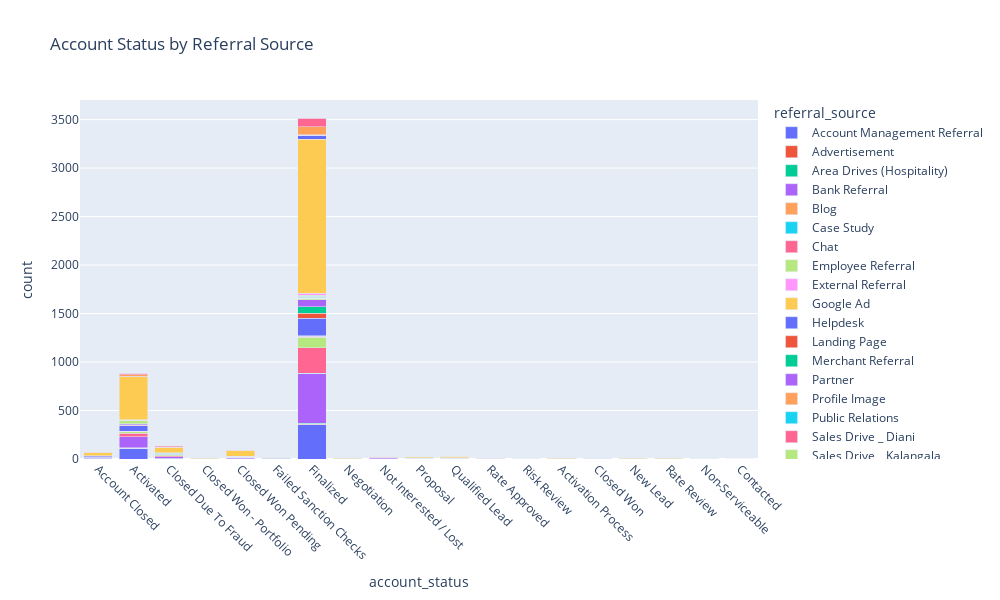

Notebook cell for this chart:
### Markdown cell above
# 7. Account Status by Referral Source

### Code cell
status_sector = df_clean.groupby(['referral_source', 'account_status']).size().reset_index(name='count')
fig=px.bar(status_sector, x='account_status', y='count', color='referral_source',
       barmode='stack', title="Account Status by Referral Source")

fig.update_layout(
    autosize=False,
    width=1000,   
    height=600,   
)
#fig.show()
fig.update_xaxes(tickangle=45)

### Figure 1 — Plotly figure (JSON) as saved in the notebook; plotly's stock layout.template omitted (floating-point values rounded to 4 significant figures)
{"data": [{"hovertemplate": "referral_source=Account Management Referral<br>account_status=%{x}<br>count=%{y}<extra></extra>", "legendgroup": "Account Management Referral", "marker": {"color": "#636efa", "pattern": {"shape": ""}}, "name": "Account Management Referral", "orientation": "v", "showlegend": true, "textposition": "auto", "type": "bar", "x": ["Account Closed", "Activated", "Closed Due To Fraud", "Closed Won - Portfolio", "Closed Won Pending", "Failed Sanction Checks", "Finalized", "Negotiation", "Not Interested / Lost", "Proposal", "Qualified Lead", "Rate Approved", "Risk Review"], "xaxis": "x", "y": [8, 111, 8, 2, 4, 1, 351, 1, 2, 4, 3, 3, 2], "yaxis": "y"}, {"hovertemplate": "referral_source=Advertisement<br>account_status=%{x}<br>count=%{y}<extra></extra>", "legendgroup": "Advertisement", "marker": {"color": "#EF553B", "pattern": {"shape": ""}}, "name": "Advertisement", "orientation": "v", "showlegend": true, "textposition": "auto", "type": "bar", "x": ["Activated", "Closed Won - Portfolio", "Finalized", "Proposal", "Qualified Lead"], "xaxis": "x", "y": [1, 1, 7, 1, 1], "yaxis": "y"}, {"hovertemplate": "referral_source=Area Drives (Hospitality)<br>account_status=%{x}<br>count=%{y}<extra></extra>", "legendgroup": "Area Drives (Hospitality)", "marker": {"color": "#00cc96", "pattern": {"shape": ""}}, "name": "Area Drives (Hospitality)", "orientation": "v", "showlegend": true, "textposition": "auto", "type": "bar", "x": ["Activated", "Finalized"], "xaxis": "x", "y": [2, 10], "yaxis": "y"}, {"hovertemplate": "referral_source=Bank Referral<br>account_status=%{x}<br>count=%{y}<extra></extra>", "legendgroup": "Bank Referral", "marker": {"color": "#ab63fa", "pattern": {"shape": ""}}, "name": "Bank Referral", "orientation": "v", "showlegend": true, "textposition": "auto", "type": "bar", "x": ["Account Closed", "Activated", "Activation Process", "Closed Due To Fraud", "Closed Won", "Closed Won Pending", "Failed Sanction Checks", "Finalized", "New Lead", "Not Interested / Lost", "Proposal", "Qualified Lead", "Rate Approved", "Rate Review"], "xaxis": "x", "y": [10, 115, 1, 14, 2, 7, 2, 509, 1, 10, 3, 5, 1, 3], "yaxis": "y"}, {"hovertemplate": "referral_source=Blog<br>account_status=%{x}<br>count=%{y}<extra></extra>", "legendgroup": "Blog", "marker": {"color": "#FFA15A", "pattern": {"shape": ""}}, "name": "Blog", "orientation": "v", "showlegend": true, "textposition": "auto", "type": "bar", "x": ["Activated", "Finalized"], "xaxis": "x", "y": [2, 4], "yaxis": "y"}, {"hovertemplate": "referral_source=Case Study<br>account_status=%{x}<br>count=%{y}<extra></extra>", "legendgroup": "Case Study", "marker": {"color": "#19d3f3", "pattern": {"shape": ""}}, "name": "Case Study", "orientation": "v", "showlegend": true, "textposition": "auto", "type": "bar", "x": ["Activated", "Finalized"], "xaxis": "x", "y": [1, 2], "yaxis": "y"}, {"hovertemplate": "referral_source=Chat<br>account_status=%{x}<br>count=%{y}<extra></extra>", "legendgroup": "Chat", "marker": {"color": "#FF6692", "pattern": {"shape": ""}}, "name": "Chat", "orientation": "v", "showlegend": true, "textposition": "auto", "type": "bar", "x": ["Account Closed", "Activated", "Closed Due To Fraud", "Closed Won", "Closed Won Pending", "Finalized", "New Lead", "Not Interested / Lost", "Proposal", "Qualified Lead", "Rate Approved"], "xaxis": "x", "y": [5, 36, 12, 2, 5, 263, 1, 7, 1, 1, 2], "yaxis": "y"}, {"hovertemplate": "referral_source=Employee Referral<br>account_status=%{x}<br>count=%{y}<extra></extra>", "legendgroup": "Employee Referral", "marker": {"color": "#B6E880", "pattern": {"shape": ""}}, "name": "Employee Referral", "orientation": "v", "showlegend": true, "textposition": "auto", "type": "bar", "x": ["Account Closed", "Activated", "Activation Process", "Closed Due To Fraud", "Closed Won Pending", "Failed Sanction Checks", "Finalized", "Not Interested / Lost", "Proposal"], "xaxis": "x", "y": [1, 16, 1, 8, 2, 1, 110, 2, 1], "yaxis": "y"}, {"hovertemplate": "referral_source=External Referral<br>account_status=%{x}<br>count=%{y}<extra></extra>", "legendgroup": "External Referral", "marker": {"color": "#FF97FF", "pattern": {"shape": ""}}, "name": "External Referral", "orientation": "v", "showlegend": true, "textposition": "auto", "type": "bar", "x": ["Activated", "Closed Due To Fraud", "Finalized"], "xaxis": "x", "y": [2, 1, 12], "yaxis": "y"}, {"hovertemplate": "referral_source=Google Ad<br>account_status=%{x}<br>count=%{y}<extra></extra>", "legendgroup": "Google Ad", "marker": {"color": "#FECB52", "pattern": {"shape": ""}}, "name": "Google Ad", "orientation": "v", "showlegend": true, "textposition": "auto", "type": "bar", "x": ["Activated", "Finalized"], "xaxis": "x", "y": [1, 2], "yaxis": "y"}, {"hovertemplate": "referral_source=Helpdesk<br>account_status=%{x}<br>count=%{y}<extra></extra>", "legendgroup": "Helpdesk", "marker": {"color": "#636efa", "pattern": {"shape": ""}}, "name": "Helpdesk", "orientation": "v", "showlegend": true, "textposition": "auto", "type": "bar", "x": ["Account Closed", "Activated", "Closed Due To Fraud", "Closed Won", "Closed Won Pending", "Failed Sanction Checks", "Finalized", "Proposal"], "xaxis": "x", "y": [8, 55, 8, 2, 6, 3, 179, 1], "yaxis": "y"}, {"hovertemplate": "referral_source=Landing Page<br>account_status=%{x}<br>count=%{y}<extra></extra>", "legendgroup": "Landing Page", "marker": {"color": "#EF553B", "pattern": {"shape": ""}}, "name": "Landing Page", "orientation": "v", "showlegend": true, "textposition": "auto", "type": "bar", "x": ["Activated", "Closed Due To Fraud", "Closed Won Pending", "Finalized", "Not Interested / Lost"], "xaxis": "x", "y": [6, 2, 1, 54, 2], "yaxis": "y"}, {"hovertemplate": "referral_source=Merchant Referral<br>account_status=%{x}<br>count=%{y}<extra></extra>", "legendgroup": "Merchant Referral", "marker": {"color": "#00cc96", "pattern": {"shape": ""}}, "name": "Merchant Referral", "orientation": "v", "showlegend": true, "textposition": "auto", "type": "bar", "x": ["Account Closed", "Activated", "Closed Due To Fraud", "Closed Won", "Closed Won Pending", "Failed Sanction Checks", "Finalized", "Qualified Lead", "Rate Review"], "xaxis": "x", "y": [1, 6, 6, 1, 1, 5, 65, 1, 1], "yaxis": "y"}, {"hovertemplate": "referral_source=Partner<br>account_status=%{x}<br>count=%{y}<extra></extra>", "legendgroup": "Partner", "marker": {"color": "#ab63fa", "pattern": {"shape": ""}}, "name": "Partner", "orientation": "v", "showlegend": true, "textposition": "auto", "type": "bar", "x": ["Account Closed", "Activated", "Closed Due To Fraud", "Finalized"], "xaxis": "x", "y": [1, 11, 3, 73], "yaxis": "y"}, {"hovertemplate": "referral_source=Profile Image<br>account_status=%{x}<br>count=%{y}<extra></extra>", "legendgroup": "Profile Image", "marker": {"color": "#FFA15A", "pattern": {"shape": ""}}, "name": "Profile Image", "orientation": "v", "showlegend": true, "textposition": "auto", "type": "bar", "x": ["Activated"], "xaxis": "x", "y": [1], "yaxis": "y"}, {"hovertemplate": "referral_source=Public Relations<br>account_status=%{x}<br>count=%{y}<extra></extra>", "legendgroup": "Public Relations", "marker": {"color": "#19d3f3", "pattern": {"shape": ""}}, "name": "Public Relations", "orientation": "v", "showlegend": true, "textposition": "auto", "type": "bar", "x": ["Closed Due To Fraud", "Finalized"], "xaxis": "x", "y": [1, 2], "yaxis": "y"}, {"hovertemplate": "referral_source=Sales Drive _ Diani<br>account_status=%{x}<br>count=%{y}<extra></extra>", "legendgroup": "Sales Drive _ Diani", "marker": {"color": "#FF6692", "pattern": {"shape": ""}}, "name": "Sales Drive _ Diani", "orientation": "v", "showlegend": true, "textposition": "auto", "type": "bar", "x": ["Finalized"], "xaxis": "x", "y": [1], "yaxis": "y"}, {"hovertemplate": "referral_source=Sales Drive _ Kalangala<br>account_status=%{x}<br>count=%{y}<extra></extra>", "legendgroup": "Sales Drive _ Kalangala", "marker": {"color": "#B6E880", "pattern": {"shape": ""}}, "name": "Sales Drive _ Kalangala", "orientation": "v", "showlegend": true, "textposition": "auto", "type": "bar", "x": ["Activated", "Closed Due To Fraud", "Closed Won", "Closed Won Pending", "Finalized"], "xaxis": "x", "y": [27, 1, 1, 1, 12], "yaxis": "y"}, {"hovertemplate": "referral_source=Sales Drive _ Lamu<br>account_status=%{x}<br>count=%{y}<extra></extra>", "legendgroup": "Sales Drive _ Lamu", "marker": {"color": "#FF97FF", "pattern": {"shape": ""}}, "name": "Sales Drive _ Lamu", "orientation": "v", "showlegend": true, "textposition": "auto", "type": "bar", "x": ["Activated", "Finalized"], "xaxis": "x", "y": [4, 2], "yaxis": "y"}, {"hovertemplate": "referral_source=Sales Drive _ Mbale<br>account_status=%{x}<br>count=%{y}<extra></extra>", "legendgroup": "Sales Drive _ Mbale", "marker": {"color": "#FECB52", "pattern": {"shape": ""}}, "name": "Sales Drive _ Mbale", "orientation": "v", "showlegend": true, "textposition": "auto", "type": "bar", "x": ["Finalized"], "xaxis": "x", "y": [1], "yaxis": "y"}, {"hovertemplate": "referral_source=Sales Drive _ Naivasha<br>account_status=%{x}<br>count=%{y}<extra></extra>", "legendgroup": "Sales Drive _ Naivasha", "marker": {"color": "#636efa", "pattern": {"shape": ""}}, "name": "Sales Drive _ Naivasha", "orientation": "v", "showlegend": true, "textposition": "auto", "type": "bar", "x": ["Finalized"], "xaxis": "x", "y": [2], "yaxis": "y"}, {"hovertemplate": "referral_source=Sales Drive _Maasai Mara<br>account_status=%{x}<br>count=%{y}<extra></extra>", "legendgroup": "Sales Drive _Maasai Mara", "marker": {"color": "#EF553B", "pattern": {"shape": ""}}, "name": "Sales Drive _Maasai Mara", "orientation": "v", "showlegend": true, "textposition": "auto", "type": "bar", "x": ["Activated", "Finalized"], "xaxis": "x", "y": [2, 2], "yaxis": "y"}, {"hovertemplate": "referral_source=Sales Drive _Nanyuki<br>account_status=%{x}<br>count=%{y}<extra></extra>", "legendgroup": "Sales Drive _Nanyuki", "marker": {"color": "#00cc96", "pattern": {"shape": ""}}, "name": "Sales Drive _Nanyuki", "orientation": "v", "showlegend": true, "textposition": "auto", "type": "bar", "x": ["Activated", "Finalized"], "xaxis": "x", "y": [1, 7], "yaxis": "y"}, {"hovertemplate": "referral_source=Sales Drive_ Kabale<br>account_status=%{x}<br>count=%{y}<extra></extra>", "legendgroup": "Sales Drive_ Kabale", "marker": {"color": "#ab63fa", "pattern": {"shape": ""}}, "name": "Sales Drive_ Kabale", "orientation": "v", "showlegend": true, "textposition": "auto", "type": "bar", "x": ["Finalized"], "xaxis": "x", "y": [1], "yaxis": "y"}, {"hovertemplate": "referral_source=Sales Drive_Diani<br>account_status=%{x}<br>count=%{y}<extra></extra>", "legendgroup": "Sales Drive_Diani", "marker": {"color": "#FFA15A", "pattern": {"shape": ""}}, "name": "Sales Drive_Diani", "orientation": "v", "showlegend": true, "textposition": "auto", "type": "bar", "x": ["Finalized"], "xaxis": "x", "y": [1], "yaxis": "y"}, {"hovertemplate": "referral_source=Sales Drive_Nothern Tanzania<br>account_status=%{x}<br>count=%{y}<extra></extra>", "legendgroup": "Sales Drive_Nothern Tanzania", "marker": {"color": "#19d3f3", "pattern": {"shape": ""}}, "name": "Sales Drive_Nothern Tanzania", "orientation": "v", "showlegend": true, "textposition": "auto", "type": "bar", "x": ["Activated", "Finalized"], "xaxis": "x", "y": [1, 7], "yaxis": "y"}, {"hovertemplate": "referral_source=Sales Drive_Nothern Uganda<br>account_status=%{x}<br>count=%{y}<extra></extra>", "legendgroup": "Sales Drive_Nothern Uganda", "marker": {"color": "#FF6692", "pattern": {"shape": ""}}, "name": "Sales Drive_Nothern Uganda", "orientation": "v", "showlegend": true, "textposition": "auto", "type": "bar", "x": ["Activated"], "xaxis": "x", "y": [2], "yaxis": "y"}, {"hovertemplate": "referral_source=Sales Drive_Western Circuit<br>account_status=%{x}<br>count=%{y}<extra></extra>", "legendgroup": "Sales Drive_Western Circuit", "marker": {"color": "#B6E880", "pattern": {"shape": ""}}, "name": "Sales Drive_Western Circuit", "orientation": "v", "showlegend": true, "textposition": "auto", "type": "bar", "x": ["Closed Won - Portfolio", "Finalized"], "xaxis": "x", "y": [1, 9], "yaxis": "y"}, {"hovertemplate": "referral_source=Sales Email Alias<br>account_status=%{x}<br>count=%{y}<extra></extra>", "legendgroup": "Sales Email Alias", "marker": {"color": "#FF97FF", "pattern": {"shape": ""}}, "name": "Sales Email Alias", "orientation": "v", "showlegend": true, "textposition": "auto", "type": "bar", "x": ["Account Closed", "Activated", "Closed Due To Fraud", "Finalized"], "xaxis": "x", "y": [1, 1, 1, 22], "yaxis": "y"}, {"hovertemplate": "referral_source=Self Search<br>account_status=%{x}<br>count=%{y}<extra></extra>", "legendgroup": "Self Search", "marker": {"color": "#FECB52", "pattern": {"shape": ""}}, "name": "Self Search", "orientation": "v", "showlegend": true, "textposition": "auto", "type": "bar", "x": ["Account Closed", "Activated", "Activation Process", "Closed Due To Fraud", "Closed Won", "Closed Won - Portfolio", "Closed Won Pending", "Failed Sanction Checks", "Finalized", "Negotiation", "New Lead", "Non-Serviceable", "Not Interested / Lost", "Proposal", "Qualified Lead", "Rate Approved", "Rate Review", "Risk Review"], "xaxis": "x", "y": [27, 442, 5, 51, 3, 3, 56, 7, 1588, 6, 4, 2, 5, 13, 18, 4, 5, 1], "yaxis": "y"}, {"hovertemplate": "referral_source=Social Media<br>account_status=%{x}<br>count=%{y}<extra></extra>", "legendgroup": "Social Media", "marker": {"color": "#636efa", "pattern": {"shape": ""}}, "name": "Social Media", "orientation": "v", "showlegend": true, "textposition": "auto", "type": "bar", "x": ["Account Closed", "Activated", "Closed Due To Fraud", "Closed Won Pending", "Finalized", "Non-Serviceable"], "xaxis": "x", "y": [2, 4, 1, 3, 42, 1], "yaxis": "y"}, {"hovertemplate": "referral_source=Trade Show<br>account_status=%{x}<br>count=%{y}<extra></extra>", "legendgroup": "Trade Show", "marker": {"color": "#EF553B", "pattern": {"shape": ""}}, "name": "Trade Show", "orientation": "v", "showlegend": true, "textposition": "auto", "type": "bar", "x": ["Activated"], "xaxis": "x", "y": [2], "yaxis": "y"}, {"hovertemplate": "referral_source=Twitter Ad<br>account_status=%{x}<br>count=%{y}<extra></extra>", "legendgroup": "Twitter Ad", "marker": {"color": "#00cc96", "pattern": {"shape": ""}}, "name": "Twitter Ad", "orientation": "v", "showlegend": true, "textposition": "auto", "type": "bar", "x": ["Finalized"], "xaxis": "x", "y": [1], "yaxis": "y"}, {"hovertemplate": "referral_source=Video<br>account_status=%{x}<br>count=%{y}<extra></extra>", "legendgroup": "Video", "marker": {"color": "#ab63fa", "pattern": {"shape": ""}}, "name": "Video", "orientation": "v", "showlegend": true, "textposition": "auto", "type": "bar", "x": ["Finalized"], "xaxis": "x", "y": [2], "yaxis": "y"}, {"hovertemplate": "referral_source=Walk-In<br>account_status=%{x}<br>count=%{y}<extra></extra>", "legendgroup": "Walk-In", "marker": {"color": "#FFA15A", "pattern": {"shape": ""}}, "name": "Walk-In", "orientation": "v", "showlegend": true, "textposition": "auto", "type": "bar", "x": ["Account Closed", "Activated", "Closed Due To Fraud", "Closed Won Pending", "Contacted", "Failed Sanction Checks", "Finalized", "Not Interested / Lost", "Rate Approved"], "xaxis": "x", "y": [7, 15, 6, 5, 1, 1, 84, 2, 1], "yaxis": "y"}, {"hovertemplate": "referral_source=Web Download<br>account_status=%{x}<br>count=%{y}<extra></extra>", "legendgroup": "Web Download", "marker": {"color": "#19d3f3", "pattern": {"shape": ""}}, "name": "Web Download", "orientation": "v", "showlegend": true, "textposition": "auto", "type": "bar", "x": ["Finalized"], "xaxis": "x", "y": [1], "yaxis": "y"}, {"hovertemplate": "referral_source=Web Research<br>account_status=%{x}<br>count=%{y}<extra></extra>", "legendgroup": "Web Research", "marker": {"color": "#FF6692", "pattern": {"shape": ""}}, "name": "Web Research", "orientation": "v", "showlegend": true, "textposition": "auto", "type": "bar", "x": ["Account Closed", "Activated", "Closed Due To Fraud", "Closed Won Pending", "Finalized", "Not Interested / Lost", "Proposal", "Qualified Lead"], "xaxis": "x", "y": [2, 16, 6, 2, 88, 4, 1, 1], "yaxis": "y"}, {"hovertemplate": "referral_source=Website Campaign<br>account_status=%{x}<br>count=%{y}<extra></extra>", "legendgroup": "Website Campaign", "marker": {"color": "#B6E880", "pattern": {"shape": ""}}, "name": "Website Campaign", "orientation": "v", "showlegend": true, "textposition": "auto", "type": "bar", "x": ["Activated", "Finalized"], "xaxis": "x", "y": [1, 1], "yaxis": "y"}], "layout": {"autosize": false, "barmode": "stack", "height": 600, "legend": {"title": {"text": "referral_source"}, "tracegroupgap": 0}, "title": {"text": "Account Status by Referral Source"}, "width": 1000, "xaxis": {"anchor": "y", "domain": [0, 1], "tickangle": 45, "title": {"text": "account_status"}}, "yaxis": {"anchor": "x", "domain": [0, 1], "title": {"text": "count"}}}}
